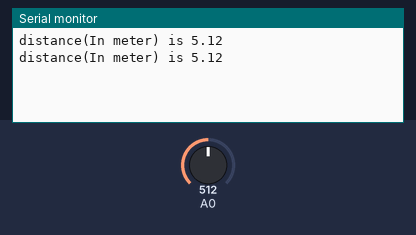
Recording of a sketch running on a simulated Arduino Uno, built with avr-gcc and run on an emulated ATmega328P. Parts: the last lines printed to the serial monitor. The test bench sets the inputs (shaded band); at power-on: A0 = 512.

Above: at 2.3 s.
2.4 s: A0 set to 716
At 3.7 s:
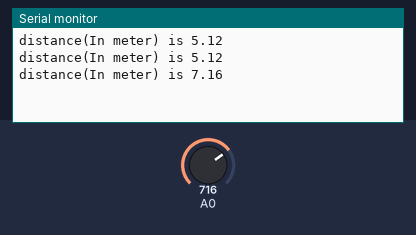
4.5 s: A0 set to 900
At 4.9 s:
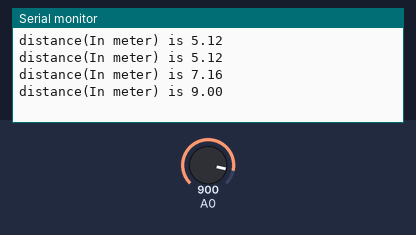
Timing chart, 0 to 7.5 s (numbered marks = the images above; inputs shaded):
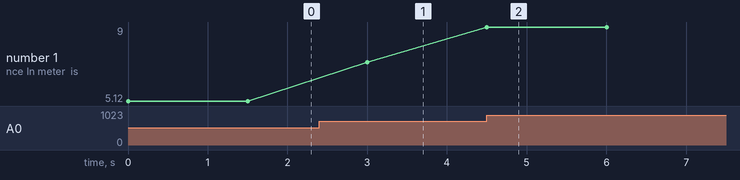

The sketch:

ultrasonic_kalptaru.ino
```cpp
float val=0;
float ldr=0;
float voltage;
void setup() {
  // put your setup code here, to run once:
Serial.begin(9600);
}
void loop() {
  // put your main code here, to run repeatedly:
val=analogRead(A0);
//Serial.println(val);
voltage = val/100;
Serial.print("distance(In meter) is ");
Serial.println(voltage);
//voltage = ((val*5)/1024);
//Serial.print("voltage is ");
//Serial.println(voltage);
delay(1500);
//if(val>= 0 && voltage<= 1)
//Serial.print("between 0-25 percent and ");
//else if(voltage>1 && voltage<=2)
//Serial.print("between 25-50 percent and ");
//else if(voltage>2&& voltage<=3)
//Serial.print("between 50-75 percent and ");
//else if(voltage>3&& voltage<=4)
//Serial.print("between 75-100 percent and ");
//else if(voltage>4&& voltage<=5)
//Serial.print("between 75-100 percent and ");
}
```

Measured:
- after the input at 2.4 s, the serial monitor: prints a new line after 0.60 s (image 1)
- after the input at 4.5 s, the serial monitor: prints a new line at once (image 2)
- plotted number 1: 5.12 → 7.16 after the input at 2.4 s, 7.16 → 9 after the input at 4.5 s
